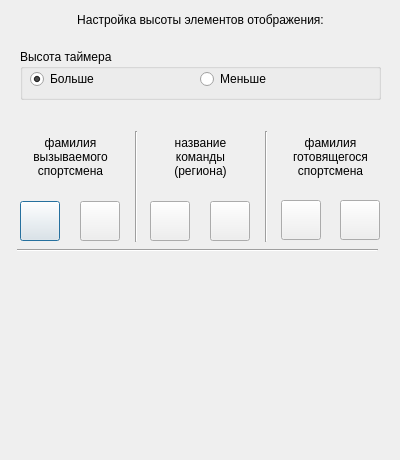
<?xml version="1.0" encoding="UTF-8"?>
<ui version="4.0">
 <class>dlgSettings</class>
 <widget class="QDialog" name="dlgSettings">
  <property name="windowModality">
   <enum>Qt::ApplicationModal</enum>
  </property>
  <property name="geometry">
   <rect>
    <x>0</x>
    <y>0</y>
    <width>400</width>
    <height>460</height>
   </rect>
  </property>
  <property name="windowTitle">
   <string>Dialog</string>
  </property>
  <widget class="QLabel" name="label_7">
   <property name="geometry">
    <rect>
     <x>170</x>
     <y>126</y>
     <width>61</width>
     <height>61</height>
    </rect>
   </property>
   <property name="text">
    <string>название
команды
(региона)</string>
   </property>
   <property name="alignment">
    <set>Qt::AlignCenter</set>
   </property>
  </widget>
  <widget class="QPushButton" name="btnNameUp">
   <property name="geometry">
    <rect>
     <x>20</x>
     <y>201</y>
     <width>40</width>
     <height>40</height>
    </rect>
   </property>
   <property name="text">
    <string notr="true"/>
   </property>
   <property name="icon">
    <iconset resource="resources.qrc">
     <normaloff>:/images/UP.png</normaloff>:/images/UP.png</iconset>
   </property>
  </widget>
  <widget class="QLabel" name="lblTvscreen">
   <property name="geometry">
    <rect>
     <x>26</x>
     <y>270</y>
     <width>351</width>
     <height>171</height>
    </rect>
   </property>
   <property name="text">
    <string/>
   </property>
  </widget>
  <widget class="QPushButton" name="btnNameDown">
   <property name="geometry">
    <rect>
     <x>80</x>
     <y>201</y>
     <width>40</width>
     <height>40</height>
    </rect>
   </property>
   <property name="text">
    <string notr="true"/>
   </property>
   <property name="icon">
    <iconset resource="resources.qrc">
     <normaloff>:/images/DOWN.png</normaloff>:/images/DOWN.png</iconset>
   </property>
  </widget>
  <widget class="QLabel" name="label">
   <property name="geometry">
    <rect>
     <x>10</x>
     <y>10</y>
     <width>381</width>
     <height>20</height>
    </rect>
   </property>
   <property name="text">
    <string>Настройка высоты элементов отображения:</string>
   </property>
   <property name="alignment">
    <set>Qt::AlignCenter</set>
   </property>
  </widget>
  <widget class="Line" name="line_4">
   <property name="geometry">
    <rect>
     <x>256</x>
     <y>131</y>
     <width>20</width>
     <height>111</height>
    </rect>
   </property>
   <property name="orientation">
    <enum>Qt::Vertical</enum>
   </property>
  </widget>
  <widget class="QPushButton" name="btnTeamDown">
   <property name="geometry">
    <rect>
     <x>210</x>
     <y>201</y>
     <width>40</width>
     <height>40</height>
    </rect>
   </property>
   <property name="text">
    <string notr="true"/>
   </property>
   <property name="icon">
    <iconset resource="resources.qrc">
     <normaloff>:/images/DOWN.png</normaloff>:/images/DOWN.png</iconset>
   </property>
  </widget>
  <widget class="Line" name="line_2">
   <property name="geometry">
    <rect>
     <x>126</x>
     <y>131</y>
     <width>20</width>
     <height>111</height>
    </rect>
   </property>
   <property name="orientation">
    <enum>Qt::Vertical</enum>
   </property>
  </widget>
  <widget class="Line" name="line_3">
   <property name="geometry">
    <rect>
     <x>17</x>
     <y>240</y>
     <width>361</width>
     <height>20</height>
    </rect>
   </property>
   <property name="orientation">
    <enum>Qt::Horizontal</enum>
   </property>
  </widget>
  <widget class="QPushButton" name="btnTeamUp">
   <property name="geometry">
    <rect>
     <x>150</x>
     <y>201</y>
     <width>40</width>
     <height>40</height>
    </rect>
   </property>
   <property name="text">
    <string notr="true"/>
   </property>
   <property name="icon">
    <iconset resource="resources.qrc">
     <normaloff>:/images/UP.png</normaloff>:/images/UP.png</iconset>
   </property>
  </widget>
  <widget class="QLabel" name="label_6">
   <property name="geometry">
    <rect>
     <x>30</x>
     <y>126</y>
     <width>81</width>
     <height>61</height>
    </rect>
   </property>
   <property name="text">
    <string>фамилия
вызываемого
спортсмена</string>
   </property>
   <property name="alignment">
    <set>Qt::AlignCenter</set>
   </property>
  </widget>
  <widget class="QPushButton" name="btnNameNextUp">
   <property name="geometry">
    <rect>
     <x>281</x>
     <y>200</y>
     <width>40</width>
     <height>40</height>
    </rect>
   </property>
   <property name="text">
    <string notr="true"/>
   </property>
   <property name="icon">
    <iconset resource="resources.qrc">
     <normaloff>:/images/UP.png</normaloff>:/images/UP.png</iconset>
   </property>
  </widget>
  <widget class="QLabel" name="label_8">
   <property name="geometry">
    <rect>
     <x>270</x>
     <y>126</y>
     <width>121</width>
     <height>61</height>
    </rect>
   </property>
   <property name="text">
    <string>фамилия
готовящегося
спортсмена</string>
   </property>
   <property name="alignment">
    <set>Qt::AlignCenter</set>
   </property>
  </widget>
  <widget class="QPushButton" name="btnNameNextDown">
   <property name="geometry">
    <rect>
     <x>340</x>
     <y>200</y>
     <width>40</width>
     <height>40</height>
    </rect>
   </property>
   <property name="text">
    <string notr="true"/>
   </property>
   <property name="icon">
    <iconset resource="resources.qrc">
     <normaloff>:/images/DOWN.png</normaloff>:/images/DOWN.png</iconset>
   </property>
  </widget>
  <widget class="QGroupBox" name="groupBox">
   <property name="geometry">
    <rect>
     <x>20</x>
     <y>49</y>
     <width>361</width>
     <height>51</height>
    </rect>
   </property>
   <property name="title">
    <string>Высота таймера</string>
   </property>
   <widget class="QRadioButton" name="rbBig">
    <property name="geometry">
     <rect>
      <x>10</x>
      <y>20</y>
      <width>151</width>
      <height>20</height>
     </rect>
    </property>
    <property name="text">
     <string>Больше</string>
    </property>
    <property name="checked">
     <bool>true</bool>
    </property>
   </widget>
   <widget class="QRadioButton" name="rbSmall">
    <property name="geometry">
     <rect>
      <x>180</x>
      <y>20</y>
      <width>171</width>
      <height>20</height>
     </rect>
    </property>
    <property name="text">
     <string>Меньше</string>
    </property>
   </widget>
  </widget>
 </widget>
 <resources>
  <include location="resources.qrc"/>
 </resources>
 <connections/>
</ui>
